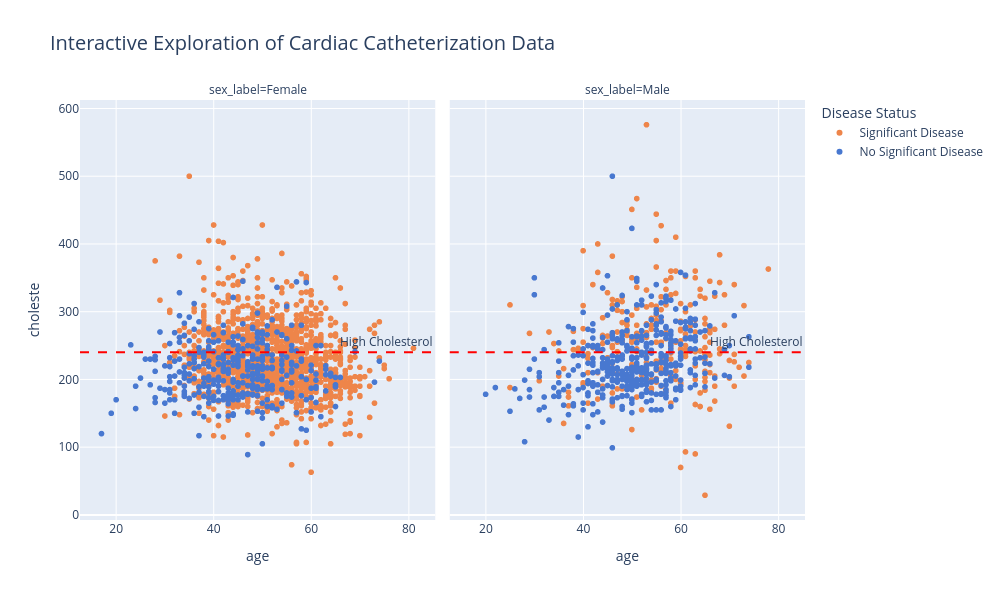

Notebook code cell kept with this figure:
### Code cell
# Create an interactive scatter plot
fig = px.scatter(df.dropna(subset=['choleste']), 
                x='age', y='choleste', color='disease_label', 
                facet_col='sex_label', 
                hover_data=['cad.dur', 'tvdlm'],
                title='Interactive Exploration of Cardiac Catheterization Data',
                color_discrete_map={'No Significant Disease': '#4878d0', 'Significant Disease': '#ee854a'})

# Add a horizontal line for high cholesterol threshold
fig.add_hline(y=240, line_dash="dash", line_color="red", 
              annotation_text="High Cholesterol", 
              annotation_position="top right")

# Improve layout
fig.update_layout(
    height=600, 
    width=1000,
    title_font_size=20,
    legend_title_text='Disease Status'
)

# Show the figure
fig.show()
# Save as HTML for interactive viewing
fig.write_html('Interactive_Cardiac_Data_Visualization.html')

### Figure 1 — Plotly figure (JSON) as saved in the notebook; plotly's stock layout.template omitted (floating-point values rounded to 4 significant figures; data arrays with more than 128 entries replaced by an {"elided": "..."} marker saying what was removed)
{"data": [{"customdata": {"elided": "1219x2 int values"}, "hovertemplate": "disease_label=Significant Disease<br>sex_label=Female<br>age=%{x}<br>choleste=%{y}<br>cad.dur=%{customdata[0]}<br>tvdlm=%{customdata[1]}<extra></extra>", "legendgroup": "Significant Disease", "marker": {"color": "#ee854a", "symbol": "circle"}, "mode": "markers", "name": "Significant Disease", "showlegend": true, "type": "scattergl", "x": {"elided": "1219 int values"}, "xaxis": "x", "y": {"elided": "1219 int values"}, "yaxis": "y"}, {"customdata": {"elided": "271x2 int values"}, "hovertemplate": "disease_label=Significant Disease<br>sex_label=Male<br>age=%{x}<br>choleste=%{y}<br>cad.dur=%{customdata[0]}<br>tvdlm=%{customdata[1]}<extra></extra>", "legendgroup": "Significant Disease", "marker": {"color": "#ee854a", "symbol": "circle"}, "mode": "markers", "name": "Significant Disease", "showlegend": false, "type": "scattergl", "x": {"elided": "271 int values"}, "xaxis": "x2", "y": {"elided": "271 int values"}, "yaxis": "y2"}, {"customdata": {"elided": "350x2 int values"}, "hovertemplate": "disease_label=No Significant Disease<br>sex_label=Female<br>age=%{x}<br>choleste=%{y}<br>cad.dur=%{customdata[0]}<br>tvdlm=%{customdata[1]}<extra></extra>", "legendgroup": "No Significant Disease", "marker": {"color": "#4878d0", "symbol": "circle"}, "mode": "markers", "name": "No Significant Disease", "showlegend": true, "type": "scattergl", "x": {"elided": "350 int values"}, "xaxis": "x", "y": {"elided": "350 int values"}, "yaxis": "y"}, {"customdata": {"elided": "418x2 int values"}, "hovertemplate": "disease_label=No Significant Disease<br>sex_label=Male<br>age=%{x}<br>choleste=%{y}<br>cad.dur=%{customdata[0]}<br>tvdlm=%{customdata[1]}<extra></extra>", "legendgroup": "No Significant Disease", "marker": {"color": "#4878d0", "symbol": "circle"}, "mode": "markers", "name": "No Significant Disease", "showlegend": false, "type": "scattergl", "x": {"elided": "418 int values"}, "xaxis": "x2", "y": {"elided": "418 int values"}, "yaxis": "y2"}], "layout": {"annotations": [{"showarrow": false, "text": "sex_label=Female", "x": 0.245, "xanchor": "center", "xref": "paper", "y": 1, "yanchor": "bottom", "yref": "paper"}, {"showarrow": false, "text": "sex_label=Male", "x": 0.755, "xanchor": "center", "xref": "paper", "y": 1, "yanchor": "bottom", "yref": "paper"}, {"showarrow": false, "text": "High Cholesterol", "x": 1, "xanchor": "right", "xref": "x domain", "y": 240, "yanchor": "bottom", "yref": "y"}, {"showarrow": false, "text": "High Cholesterol", "x": 1, "xanchor": "right", "xref": "x2 domain", "y": 240, "yanchor": "bottom", "yref": "y2"}], "height": 600, "legend": {"title": {"text": "Disease Status"}, "tracegroupgap": 0}, "shapes": [{"line": {"color": "red", "dash": "dash"}, "type": "line", "x0": 0, "x1": 1, "xref": "x domain", "y0": 240, "y1": 240, "yref": "y"}, {"line": {"color": "red", "dash": "dash"}, "type": "line", "x0": 0, "x1": 1, "xref": "x2 domain", "y0": 240, "y1": 240, "yref": "y2"}], "title": {"font": {"size": 20}, "text": "Interactive Exploration of Cardiac Catheterization Data"}, "width": 1000, "xaxis": {"anchor": "y", "autorange": true, "domain": [0, 0.49], "range": [12.58, 85.42], "title": {"text": "age"}, "type": "linear"}, "xaxis2": {"anchor": "y2", "autorange": true, "domain": [0.51, 1], "matches": "x", "range": [12.58, 85.42], "title": {"text": "age"}, "type": "linear"}, "yaxis": {"anchor": "x", "autorange": true, "domain": [0, 1], "range": [-7.54, 612.5], "title": {"text": "choleste"}, "type": "linear"}, "yaxis2": {"anchor": "x2", "autorange": true, "domain": [0, 1], "matches": "y", "range": [-7.54, 612.5], "showticklabels": false, "type": "linear"}}}
